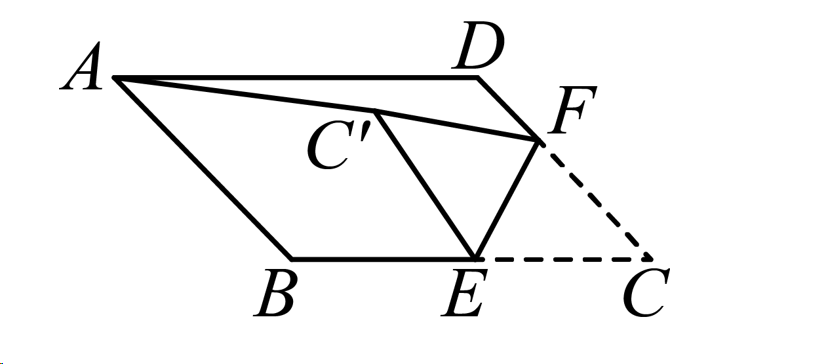
#> input picture input_image/第一题原图.png, 813 x 364 px; its folder holds only this picture in this run
$ python image_to_svg.py
#> lines starting #> are read from the running program, lines starting #| are printed output that depends on the picture; after the words box and inside, x2 and y2 are one past the last pixel; in counts of white or black regions, pixels touching at a corner belong together
#!/usr/bin/env python3
"""
数学题配图批量转换SVG工具

使用OpenCV轮廓检测技术，将数学题目中的几何图形转换为高质量的SVG矢量图。
专门针对数学配图进行优化，能够准确识别线条、文字和几何形状。
"""

import os
import cv2
import numpy as np
import svgwrite
from pathlib import Path
from PIL import Image, ImageFilter
import logging

# 配置日志
logging.basicConfig(level=logging.INFO, format='%(asctime)s - %(levelname)s - %(message)s')
logger = logging.getLogger(__name__)

class MathImageToSVG:
    def __init__(self, input_dir="input_image", output_dir="output_svg"):
        """
        初始化转换器

        Args:
            input_dir: 输入图片目录
            output_dir: 输出SVG目录
        """
        self.input_dir = Path(input_dir)
        self.output_dir = Path(output_dir)
        self.output_dir.mkdir(exist_ok=True)

        # SVG优化参数
        self.svg_precision = 2  # 坐标精度
        self.min_contour_area = 50  # 最小轮廓面积，过滤噪点
        self.approx_epsilon_factor = 0.02  # 轮廓近似精度因子

    def preprocess_image(self, image_path):
        """
        图像预处理：针对数学配图优化

        Args:
            image_path: 输入图片路径

        Returns:
            tuple: (原图, 预处理后的二值图)
        """
        # 使用PIL加载图像
        pil_img = Image.open(image_path)
#> pil_img is the input picture: PIL image 813x364 RGBA; mean R, G, B, A 243.5, 243.5, 243.5, 255

        # 转换为灰度图
        if pil_img.mode != 'L':
            pil_img = pil_img.convert('L')
#> pil_img: PIL image 813x364 L

        # 转换为OpenCV格式
        img_array = np.array(pil_img)

        # 使用Otsu阈值处理 - 对数学图形的黑白分离效果更好
        _, binary = cv2.threshold(img_array, 0, 255, cv2.THRESH_BINARY + cv2.THRESH_OTSU)
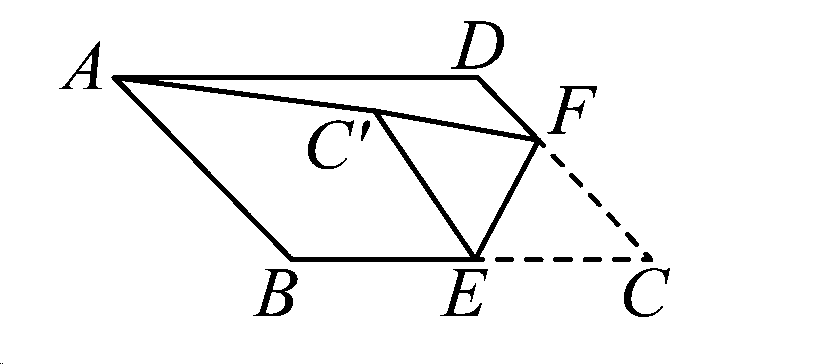
#> binary: shape (364, 813); 95.4% white; 22 black regions (2 under 20 px), largest, box (x1, y1, x2, y2) and area: (111, 75, 546, 262) 8236, (451, 21, 504, 69) 768, (253, 269, 298, 316) 748

        # 反转图像：让线条变成白色，背景变成黑色（便于轮廓检测）
        binary = cv2.bitwise_not(binary)

        # 形态学操作：连接断开的线条，去除小噪点
        kernel = cv2.getStructuringElement(cv2.MORPH_ELLIPSE, (2, 2))
        binary = cv2.morphologyEx(binary, cv2.MORPH_CLOSE, kernel)
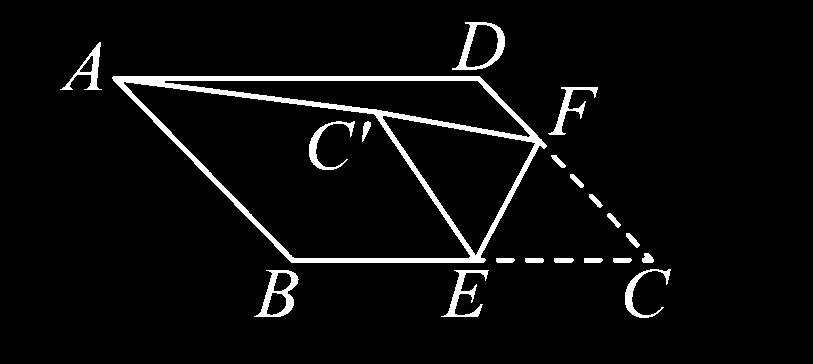
#> binary: shape (364, 813); 4.6% white; 20 white regions, largest, box (x1, y1, x2, y2) and area: (112, 76, 547, 263) 8245, (452, 22, 505, 70) 769, (254, 270, 299, 317) 751

        # 去除太小的噪点
        kernel_open = cv2.getStructuringElement(cv2.MORPH_ELLIPSE, (3, 3))
        binary = cv2.morphologyEx(binary, cv2.MORPH_OPEN, kernel_open)
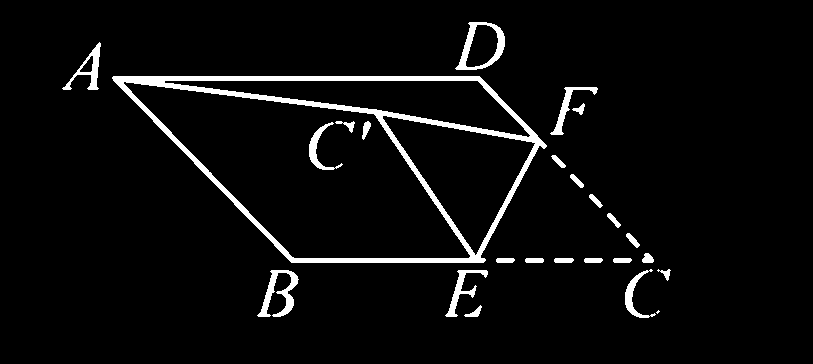
#> binary: shape (364, 813); 4.5% white; 25 white regions (1 under 20 px)

        return img_array, binary

    def find_contours(self, binary_image):
        """
        查找轮廓并进行筛选

        Args:
            binary_image: 二值化图像

        Returns:
            list: 筛选后的轮廓列表
        """
        # 查找所有轮廓，包括内部轮廓（适合数学图形中的文字和符号）
        contours, hierarchy = cv2.findContours(
            binary_image,
            cv2.RETR_TREE,  # 检测所有轮廓并建立层次关系
            cv2.CHAIN_APPROX_SIMPLE
        )
#> contours = 30 contours, 1 with area under 20; largest, box (x1, y1, x2, y2) and area: (112, 76, 547, 263) 57554, (123, 81, 471, 259) 32490, (382, 115, 536, 256) 9641, (164, 80, 531, 138) 8592, (455, 22, 505, 70) 1616

        # 筛选轮廓：去除太小的噪点和太大的背景
        filtered_contours = []
        image_area = binary_image.shape[0] * binary_image.shape[1]
#> image_area = 295932

        for i, contour in enumerate(contours):
            area = cv2.contourArea(contour)

            # 过滤条件：
            # 1. 面积大于最小阈值
            # 2. 面积小于图像面积的70%（排除背景）
            # 3. 轮廓周长大于10像素（排除单点噪声）
            perimeter = cv2.arcLength(contour, True)

            if (area > self.min_contour_area and
                area < image_area * 0.7 and
                perimeter > 10):

                # 轮廓近似：减少不必要的点，保持形状
                epsilon = self.approx_epsilon_factor * perimeter
                approx = cv2.approxPolyDP(contour, epsilon, True)

                # 确保近似后还有足够的点
                if len(approx) >= 3:
                    filtered_contours.append(approx)
#> this loop made 30 passes
#> (area, perimeter, epsilon, approx) on passes 17, 21, 22, 26: (66, 39.11, 0.782, [[551, 156], [561, 167], [565, 166], [555, 155]]), (9641, 479.4, 9.59, [[383, 115], [535, 143], [475, 255]]), (32490.5, 871.7, 17.43, [[123, 82], [373, 113], [470, 256], [292, 257]]), (8591.5, 781, 15.62, [[164, 81], [477, 80], [530, 135]])
#> (area, perimeter, epsilon) on passes 2, 3, 4, 6, 7, 8: (68, 46.63, 0.933), (389, 216.4, 4.33), (604, 290.9, 5.82), (320.5, 170.8, 3.42), (68.5, 41.07, 0.821), (68.5, 41.07, 0.821)
#> after the loop, filtered_contours = 28 contours; largest, box (x1, y1, x2, y2) and area: (112, 76, 547, 263) 57984, (123, 82, 471, 258) 32031, (383, 115, 536, 256) 9352, (164, 80, 531, 136) 8634, (455, 22, 505, 69) 1603

        return filtered_contours

    def create_svg_from_contours(self, contours, image_shape, output_path):
        """
        根据轮廓创建SVG文件

        Args:
            contours: 轮廓列表
            image_shape: 原图尺寸 (height, width)
            output_path: 输出SVG路径
        """
        height, width = image_shape

        # 创建SVG画布
        dwg = svgwrite.Drawing(
            str(output_path),
            size=(f'{width}px', f'{height}px'),
            viewBox=f'0 0 {width} {height}'
        )

        # 添加样式
        dwg.add(dwg.style("""
            .math-line {
                fill: none;
                stroke: black;
                stroke-width: 2;
                stroke-linejoin: round;
                stroke-linecap: round;
            }
            .math-fill {
                fill: black;
                stroke: black;
                stroke-width: 1;
            }
        """))

        # 处理每个轮廓
        for i, contour in enumerate(contours):
            if len(contour) < 3:
                continue

            # 判断是线条还是填充形状
            area = cv2.contourArea(contour)
            perimeter = cv2.arcLength(contour, True)

            # 计算形状复杂度
            if perimeter > 0:
                compactness = 4 * np.pi * area / (perimeter * perimeter)
            else:
                compactness = 0

            # 构建路径
            path_data = []

            # 起始点
            start_point = contour[0][0]
            path_data.append(f"M {start_point[0]:.{self.svg_precision}f},{start_point[1]:.{self.svg_precision}f}")

            # 连接后续点
            for point in contour[1:]:
                x, y = point[0]
                path_data.append(f"L {x:.{self.svg_precision}f},{y:.{self.svg_precision}f}")

            # 闭合路径
            path_data.append("Z")

            # 创建路径元素
            path_string = " ".join(path_data)

            # 根据形状特征决定样式
            if compactness > 0.3 and area > 500:
                # 较规整的形状，使用填充
                css_class = "math-fill"
            else:
                # 线条或不规整形状，使用描边
                css_class = "math-line"

            path = dwg.path(
                d=path_string,
                class_=css_class,
                id=f"contour_{i}"
            )

            dwg.add(path)

        # 保存SVG文件
        dwg.save()
        logger.info(f"SVG已保存: {output_path}")

    def convert_image(self, image_path):
        """
        转换单个图像文件

        Args:
            image_path: 输入图像路径

        Returns:
            bool: 转换是否成功
        """
        try:
            logger.info(f"开始处理: {image_path}")

            # 预处理
            original, binary = self.preprocess_image(image_path)

            # 查找轮廓
            contours = self.find_contours(binary)
#> contours has the same summary as filtered_contours in find_contours
            logger.info(f"找到 {len(contours)} 个有效轮廓")

            # 生成输出文件名
            stem = Path(image_path).stem
            output_path = self.output_dir / f"{stem}.svg"

            # 创建SVG
            self.create_svg_from_contours(contours, original.shape, output_path)
#> (the call stopped at in create_svg_from_contours, `dwg = svgwrite.Drawing( str(output_path), size=(f'{width}px', f'{heigh..`: svgwrite is not available in this run)

            return True

        except Exception as e:
            logger.error(f"处理 {image_path} 时出错: {str(e)}")
            return False

    def batch_convert(self):
        """
        批量转换input_image目录中的所有图片

        Returns:
            dict: 转换结果统计
        """
        if not self.input_dir.exists():
            logger.error(f"输入目录不存在: {self.input_dir}")
            return {"success": 0, "failed": 0, "total": 0}

        # 支持的图片格式
        supported_formats = {'.png', '.jpg', '.jpeg', '.bmp', '.tiff', '.tif'}

        # 查找所有图片文件
        image_files = []
        for fmt in supported_formats:
            image_files.extend(self.input_dir.glob(f"*{fmt}"))
            image_files.extend(self.input_dir.glob(f"*{fmt.upper()}"))

        if not image_files:
            logger.warning(f"在 {self.input_dir} 中未找到支持的图片文件")
            return {"success": 0, "failed": 0, "total": 0}

        logger.info(f"找到 {len(image_files)} 个图片文件，开始批量转换...")

        # 批量处理
        success_count = 0
        failed_count = 0

        for image_file in image_files:
            if self.convert_image(image_file):
                success_count += 1
            else:
                failed_count += 1

        # 统计结果
        total = len(image_files)
        logger.info(f"批量转换完成！成功: {success_count}, 失败: {failed_count}, 总计: {total}")

        return {
            "success": success_count,
            "failed": failed_count,
            "total": total
        }

def main():
    """主函数"""
    print("=== 数学题配图批量转换SVG工具 ===")
    print("专门针对数学几何图形进行优化的矢量化转换")
    print()

    # 创建转换器
    converter = MathImageToSVG()

    # 执行批量转换
    result = converter.batch_convert()

    # 显示结果
    print("\n=== 转换结果 ===")
    print(f"成功转换: {result['success']} 个文件")
    print(f"转换失败: {result['failed']} 个文件")
    print(f"总计文件: {result['total']} 个")

    if result['success'] > 0:
        print(f"\nSVG文件已保存到: {converter.output_dir}")
        print("建议使用浏览器或SVG编辑器查看转换效果")

if __name__ == "__main__":
    main()
